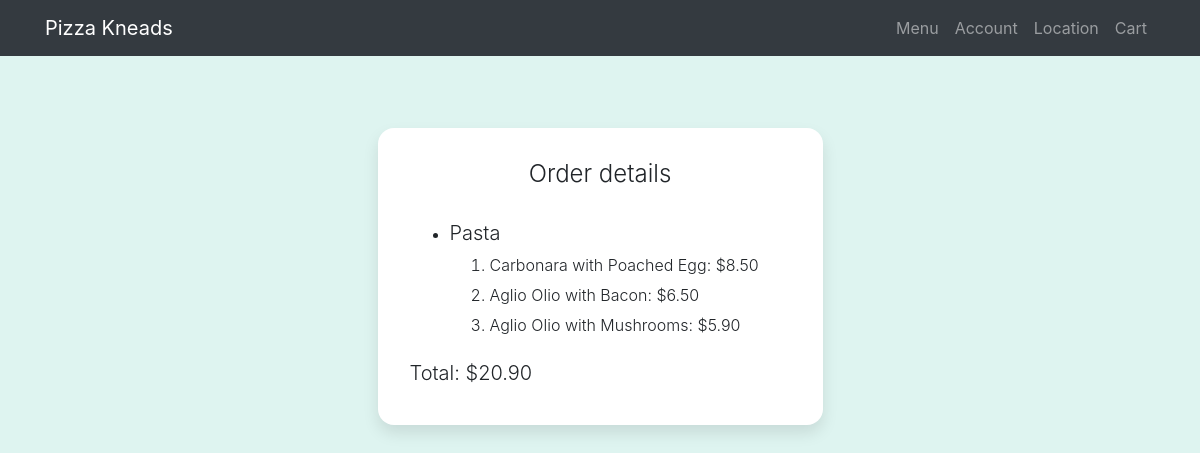
/31/orderdetails (signed in), run on the app's committed database.
### orders/models.py (models this page shows, shortened)
class Pasta(models.Model):
    type = models.CharField(max_length=64)
    price = models.DecimalField(max_digits=6, decimal_places=2)
    order = models.ManyToManyField(Order, related_name="pastas", blank=True)

class Order(models.Model):
    customer = models.ForeignKey(settings.AUTH_USER_MODEL, on_delete=models.CASCADE, related_name="orders")
    bill = models.DecimalField(max_digits=6, decimal_places=2, blank=True, null=True)
    order_time = models.DateTimeField(blank=True, null=True)

### orders/views.py (the view)
# urls.py: path("<int:id>/orderdetails", views.orderdetails, name="orderdetails"),
def orderdetails(request, id):
    if not request.user.is_authenticated:
        return render(request, "orders/login.html", {"message": None}) #done
    order = Order.objects.all().get(id=id)
    context = {
        "order": order
    }
    return render(request, "orders/orderdetails.html", context)

### orders/templates/orders/orderdetails.html (shortened to what this page needs)
{% extends "orders/layout.html" %}
{% load static %}
{% block head %}
<link rel="stylesheet" href="{% static 'orders/account.css' %}"/>
{% endblock %}
{% block body %}
<body">
  <div style="height:80px"></div>
  <div class="container">
    <div class="row">
      <div class="col-sm-9 col-md-7 col-lg-5 mx-auto">
        <div class="card card-signin my-5">
          <div class="card-body">
            <h5 class="card-title text-center">Order details</h5>
            <ul>
            {% if order.pastas.all %}
              <li><h5 class="font-weight-light">Pasta</h5></li>
              <ol>
                {% for pasta in order.pastas.all %}
                <li class="font-weight-light">
                  <h6 class="font-weight-light">{{ pasta.type }}: ${{ pasta.price }}</h6></li>
                {% endfor %}
              </ol>
            {% endif %}
            </ul>
            <div style="height:10px"></div>
            <h5 class="font-weight-light">Total: ${{ order.bill }}</h5>
          </div>
        </div>
      </div>
    </div>
  </div>
</body>
{% endblock %}

### orders/static/orders/account.css (style rules this page uses)
:root { --input-padding-x: 1.5rem; --input-padding-y: .75rem; }
.card-signin { border: 0; border-radius: 1rem; box-shadow: 0 0.5rem 1rem 0 rgba(0, 0, 0, 0.1); margin-top: 50px; }
.card-signin .card-title { margin-bottom: 2rem; font-weight: 300; font-size: 1.5rem; }
.card-signin .card-body { padding: 2rem; }

### data on the page
Pasta: type "Carbonara with Poached Egg", price "8.50"
Pasta: type "Aglio Olio with Bacon", price "6.50"
Pasta: type "Aglio Olio with Mushrooms", price "5.90"
Order: bill "20.90"
